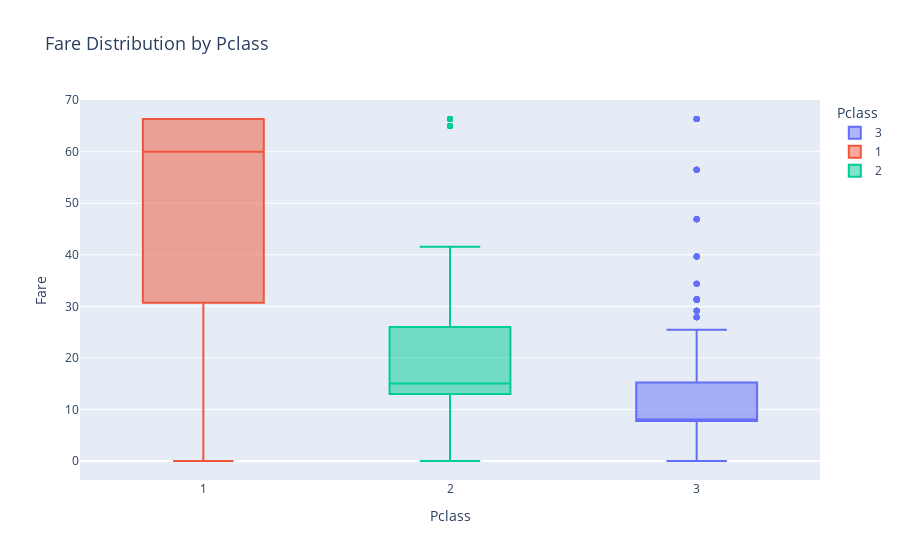

Here is the notebook cell this chart was saved with:
### Code cell
fig = px.box(
    Titanic_data,
    x='Pclass',
    y='Fare',
    color='Pclass',
    title="Fare Distribution by Pclass",
    points="outliers"
)
fig.update_layout(
    yaxis_title="Fare",
    title_font_size=18
)
fig.show()

### Figure 1 — Plotly figure (JSON) as saved in the notebook; plotly's stock layout.template omitted (floating-point values rounded to 4 significant figures; data arrays with more than 128 entries replaced by an {"elided": "..."} marker saying what was removed)
{"data": [{"alignmentgroup": "True", "boxpoints": "outliers", "hovertemplate": "Pclass=%{x}<br>Fare=%{y}<extra></extra>", "legendgroup": "3", "marker": {"color": "#636efa"}, "name": "3", "notched": false, "offsetgroup": "3", "orientation": "v", "showlegend": true, "type": "box", "x": {"elided": "709 int values"}, "x0": " ", "xaxis": "x", "y": {"elided": "709 float values"}, "y0": " ", "yaxis": "y"}, {"alignmentgroup": "True", "boxpoints": "outliers", "hovertemplate": "Pclass=%{x}<br>Fare=%{y}<extra></extra>", "legendgroup": "1", "marker": {"color": "#EF553B"}, "name": "1", "notched": false, "offsetgroup": "1", "orientation": "v", "showlegend": true, "type": "box", "x": {"elided": "323 int values"}, "x0": " ", "xaxis": "x", "y": {"elided": "323 float values"}, "y0": " ", "yaxis": "y"}, {"alignmentgroup": "True", "boxpoints": "outliers", "hovertemplate": "Pclass=%{x}<br>Fare=%{y}<extra></extra>", "legendgroup": "2", "marker": {"color": "#00cc96"}, "name": "2", "notched": false, "offsetgroup": "2", "orientation": "v", "showlegend": true, "type": "box", "x": {"elided": "277 int values"}, "x0": " ", "xaxis": "x", "y": {"elided": "277 float values"}, "y0": " ", "yaxis": "y"}], "layout": {"boxmode": "overlay", "legend": {"title": {"text": "Pclass"}, "tracegroupgap": 0}, "title": {"font": {"size": 18}, "text": "Fare Distribution by Pclass"}, "xaxis": {"anchor": "y", "categoryarray": [3, 1, 2], "categoryorder": "array", "domain": [0, 1], "title": {"text": "Pclass"}}, "yaxis": {"anchor": "x", "domain": [0, 1], "title": {"text": "Fare"}}}}
